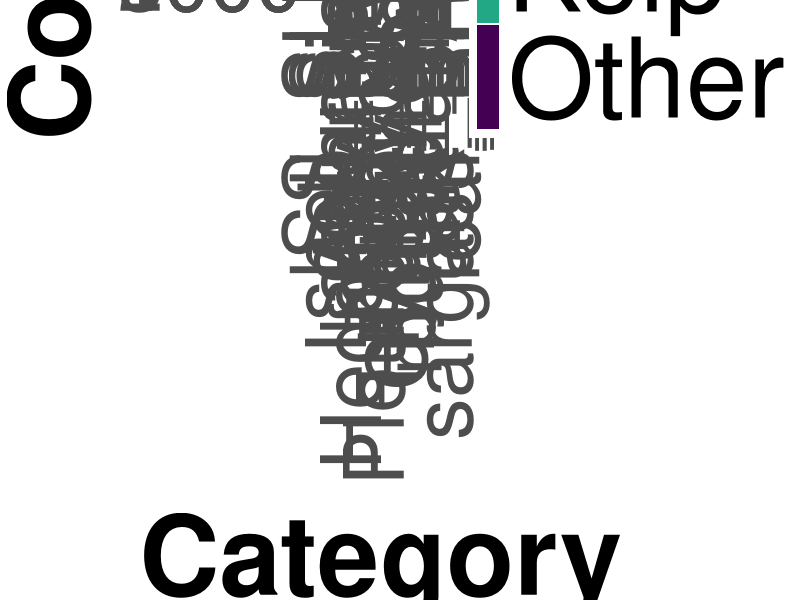
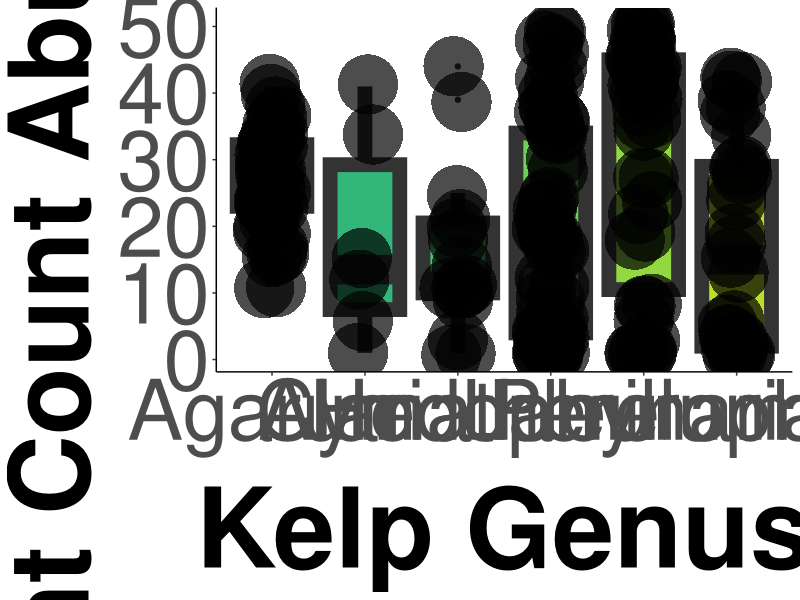
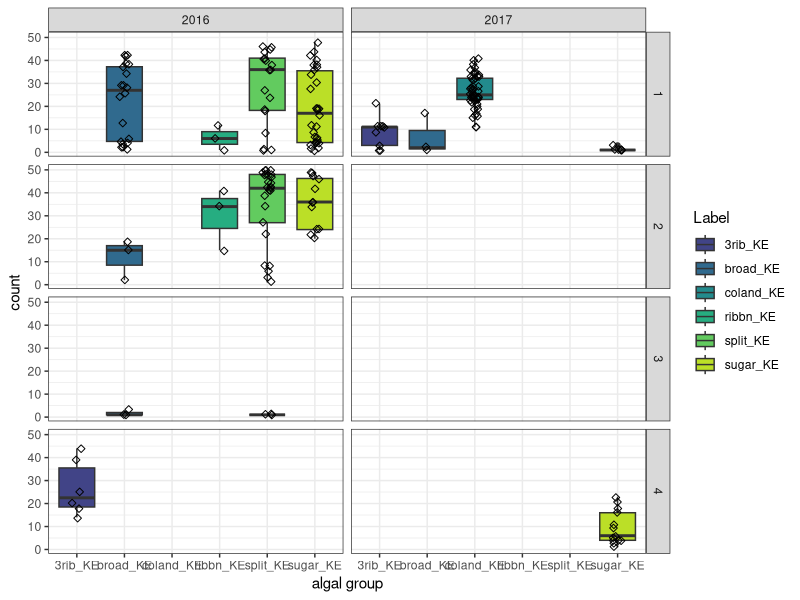
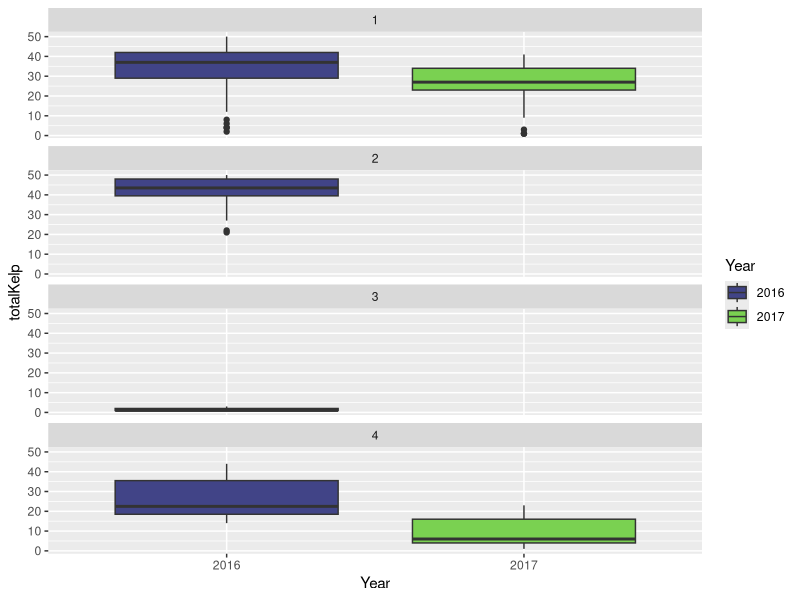
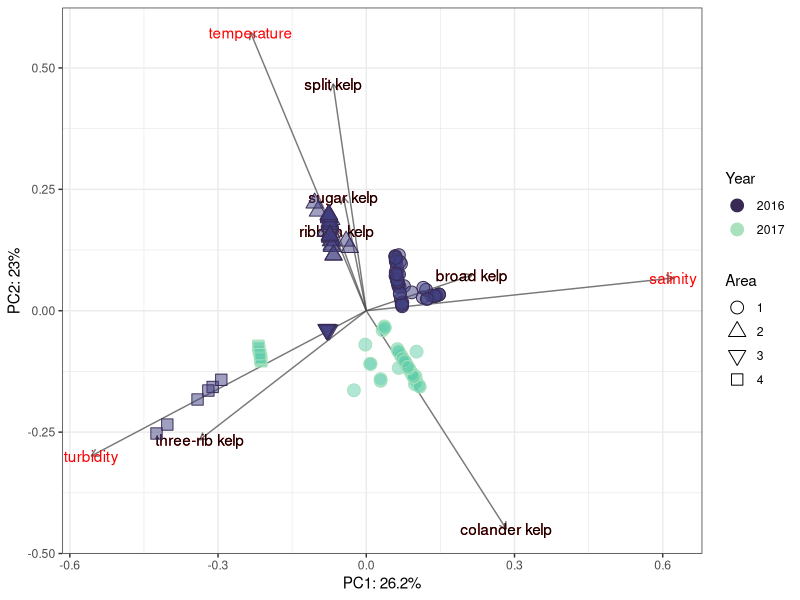
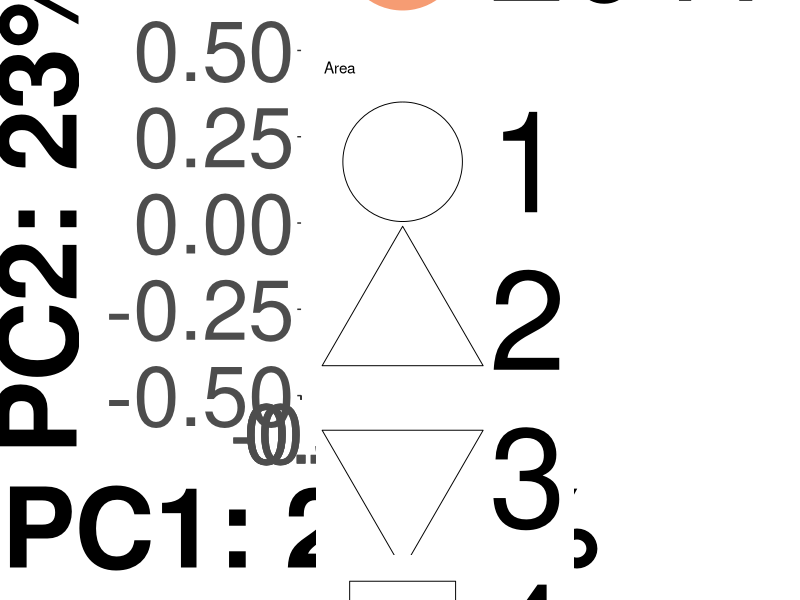
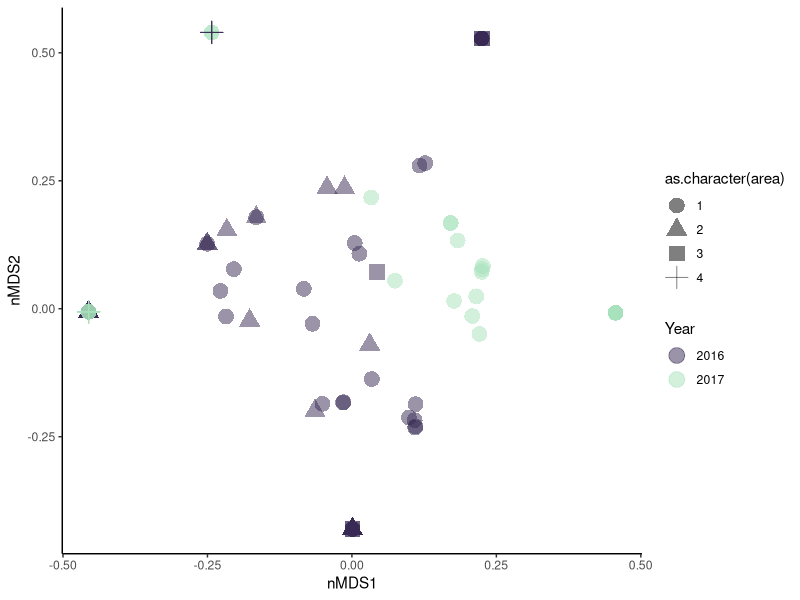
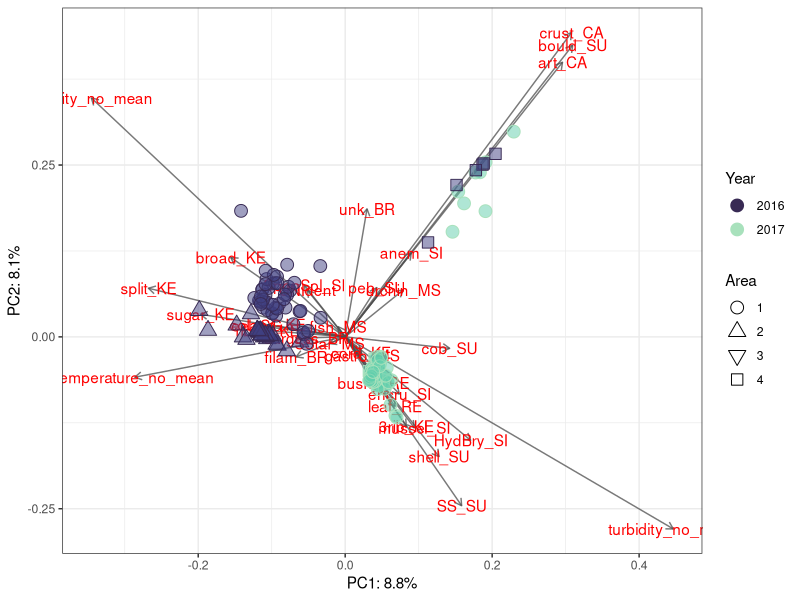

The R source for these figures, in order:
#+++++++++++++++++++++++++++++++++++++++++++++++++++++++++++++++++++++++++++++++
#                                                                             ##
# Coralnet Analysis                                                           ##
# Script created 202311-16                                                    ##
# Data source: Kasitsna Bay Lab - NOAA                                        ##
# R code prepared by Ross Whippo                                              ##
# Last updated 2023-11-23                                                     ##
#                                                                             ##
#+++++++++++++++++++++++++++++++++++++++++++++++++++++++++++++++++++++++++++++++

# SUMMARY:
# Code to analyze drop photo video still extracted from two years of footage
# in Kachemak Bay Alaska. Work for Abby Mish's Semester By the Bay Internship 

# Required Files (check that script is loading latest version):
# coralnetdata.csv

# Associated Scripts:
# FILE.R

# TO DO 

#+++++++++++++++++++++++++++++++++++++++++++++++++++++++++++++++++++++++++++++++
# TABLE OF CONTENTS                                                         ####
#                                                                              +
# LOAD PACKAGES                                                                +
# READ IN AND PREPARE DATA                                                     +
# MANIPULATE DATA                                                              +
#                                                                              +
#+++++++++++++++++++++++++++++++++++++++++++++++++++++++++++++++++++++++++++++++


#+++++++++++++++++++++++++++++++++++++++++++++++++++++++++++++++++++++++++++++++
# LOAD PACKAGES                                                             ####
#+++++++++++++++++++++++++++++++++++++++++++++++++++++++++++++++++++++++++++++++

library(tidyverse)
library(viridis)
library(vegan)
library(ggfortify)

# fuction for "%notin%
`%notin%` <- Negate(`%in%`)

#+++++++++++++++++++++++++++++++++++++++++++++++++++++++++++++++++++++++++++++++
# READ IN AND PREPARE DATA                                                  ####
#+++++++++++++++++++++++++++++++++++++++++++++++++++++++++++++++++++++++++++++++

# Import csv of coralnet annotations
coralnetdataraw <- read_csv("data/photoAnalysis/coralnetdata.csv", 
                                         col_types = cols(Latitude = col_number(), 
                                                          Longitude = col_number()))

# remove NA columns
coralnetdata <- coralnetdataraw %>%
  select_if(~!all(is.na(.))) %>%
  mutate(drop = str_sub(coralnetdataraw$Name, end = -20)) %>%
  mutate(area = case_when(drop == "KBAY_2017_07_13_GOPRO_193_clip_8.mp4" ~ 4,
                          drop == "KBAY_2017_07_13_GOPRO_194_clip_9.mp4" ~ 4,
                          drop == "KBAY_GOPR0_2016_07_20_325_clip-5.mp4" ~ 4,
                          drop == "KBAY_2016_07_14_GOPRO_341_clip-9.mp4" ~ 3,
                          drop == "KBAY_2016_07_13_512_clip-13.mp4" ~ 3,
                          drop == "KBAY_2016_07_13_634_clip-22.mp4" ~ 3,
                          drop == "KBAY_2017_07_12_GOPRO_148_clip_9.mp4" ~ 3,
                          drop == "KBAY_2017_07_12_GOPRO_146_clip_12.mp4" ~ 3,
                          drop == "KBAY_2017_07_12_GOPRO_145_clip_11.mp4" ~ 3,
                          drop == "KBAY_2016_07_10_191_clip-8.mp4" ~ 2,
                          drop == "KBAY_2016_07_10_275_clip-12.mp4" ~ 2,
                          drop == "KBAY_2016_07_10_150_clip-3.mp4" ~ 2,
                          drop == "KBAY_2017_07_18_GOPRO_964_clip_10.mp4" ~ 2,
                          drop == "KBAY_2017_07_19_GOPRO_253_clip_13.mp4" ~ 2,
                          drop == "KBAY_2017_07_19_GOPRO_251_clip_11.mp4" ~ 2,
                          drop == "KBAY_2016_07_11_181_clip-9.mp4" ~ 1,
                          drop == "KBAY_2016_07_11_143_clip-7.mp4" ~ 1,
                          drop == "KBAY_2017_07_15_GOPRO_094_clip_13.mp4" ~ 1,
                          drop == "KBAY_2017_07_15_GOPRO_083_clip_15.mp4" ~ 1,
                          drop == "KBAY_2017_07_15_GOPRO_082_clip_16.mp4" ~ 1))



# labelset from CoralNet
labelset <- read_csv("data/photoAnalysis/KBAY_labelset.csv")
labelset <- labelset %>%
  rename("Label" = "code")

# Import abiotic data
abiotic <- read_csv("data/areaMeans.csv")

# pull out year
coralnetdata$Year <- year(coralnetdata$Date)

# reshape dataset for kelp only PCA and add abiotics
coraltemp <- coralnetdata %>%
  filter(Label %in% c("split_KE", "coland_KE", "sugar_KE", "broad_KE", "3rib_KE", "ribbn_KE"))
coraltemp$seen <- 1
coralnetwide <- coraltemp %>%
  select(Name, drop, Label, area:seen) %>%
  group_by(Name, drop, Label, area, Year) %>%
  summarise(seen = sum(seen)) %>%
  ungroup() %>%
  left_join(abiotic, by = c("area", "Year")) %>%
  select(Name, drop, area, Year, Label, seen, temperature_no_mean:turbidity_no_sd) %>%
  pivot_wider(names_from = Label, values_from = seen, values_fill = 0)

# reshape for all algae and inverts
coraltemp <- coralnetdata
  coraltemp$seen <- 1
coralnetwideALL <- coraltemp %>%
    select(Name, drop, Label, area:seen) %>%
    group_by(Name, drop, Label, area, Year) %>%
    summarise(seen = sum(seen)) %>%
    ungroup() %>%
    left_join(abiotic, by = c("area", "Year")) %>%
    select(Name, drop, area, Year, Label, seen, temperature_no_mean:turbidity_no_sd) %>%
    pivot_wider(names_from = Label, values_from = seen, values_fill = 0)

#+++++++++++++++++++++++++++++++++++++++++++++++++++++++++++++++++++++++++++++++
# MANIPULATE DATA                                                           ####
#+++++++++++++++++++++++++++++++++++++++++++++++++++++++++++++++++++++++++++++++

# size = 3000 x 5000
# total number of each category observed across all photos
coralnetdata %>%
  filter(Label %notin% c("fish_MS",
                      "eel_SG",
                      "SStar_MS",
                      "urchin_MS",
                      "UNIdent",
                      "bushy_RE",
                      "anem_SI",
                      "cord_KE",
                      "encru_SI",
                      "gastro_MS",
                      "SponSol_SI")) %>%
  mutate(Category = case_when(Label == "sugar_KE" ~ "Hedophyllum",
                              Label == "split_KE" ~ "Laminaria",
                              Label == "broad_KE" ~ "Pleurophycus",
                              Label == "3rib_KE" ~ "Cymathere",
                              Label == "coland_KE" ~ "Agarum",
                              Label == "ribbn_KE" ~ "Alaria",
                              TRUE ~ Label)) %>%
  mutate(Group = case_when(Category %in% c("Hedophyllum",
                                        "Laminaria",
                                        "Pleurophycus",
                                        "Cymathere",
                                        "Agarum",
                                        "Alaria") ~ "Kelp",
                           TRUE ~ "Other")) %>%
ggplot(aes(x = forcats::fct_infreq(Category), fill = Group)) +
  geom_bar() +
  theme_classic() +
  scale_fill_viridis(discrete = TRUE, option = "D", begin = 0.6, end = 0) +
  labs(x="Category", y="Count") +
  theme(axis.text.x = element_text(angle = 90, vjust = 0.5, hjust=1)) +
  theme(axis.text=element_text(size=60),
      axis.title=element_text(size=80,face="bold"),
      legend.text=element_text(size=80),
      legend.title = element_text(size = 60)) + 
  theme(axis.title.x = element_text(margin = margin(t = 20)))


# size 5000 x 4000
# mean amount of kelp detected per photo
coralnetdata %>%
  filter(Label %in% c("split_KE", "coland_KE", "sugar_KE", "broad_KE", "3rib_KE", "ribbn_KE")) %>%
  mutate(Category = case_when(Label == "sugar_KE" ~ "Hedophyllum",
                              Label == "split_KE" ~ "Laminaria",
                              Label == "broad_KE" ~ "Pleurophycus",
                              Label == "3rib_KE" ~ "Cymathere",
                              Label == "coland_KE" ~ "Agarum",
                              Label == "ribbn_KE" ~ "Alaria",
                              TRUE ~ Label)) %>%
  group_by(Name, Category) %>%
  count(Category) %>%
ggplot(aes(x = Category, y = n, fill = Category)) +
  geom_boxplot(lwd = 5) +
  scale_fill_viridis(discrete = TRUE, option = "D", begin = 0.6, end = 0.9) +
  geom_jitter(width = 0.1, shape = 16, size = 20, alpha = 0.7) +
  labs(x = "Kelp Genus", y = "Point Count Abundance")  +
  theme_classic() +
  theme(legend.position="none") +
  theme(axis.text=element_text(size=60),
        axis.title=element_text(size=80,face="bold")) + 
  theme(axis.title.x = element_text(margin = margin(t = 20)))


# total kelp cover by area
coralnetdata %>%
  filter(Label %in% c("split_KE", "coland_KE", "sugar_KE", "broad_KE", "3rib_KE", "ribbn_KE")) %>%
  group_by(Name, Label, area, Year) %>%
  count(Label) %>%
  summarise(kelp = sum(n)) %>%
  ggplot(aes(x = Label, y = kelp)) +
  geom_boxplot(aes(fill = Label)) +
  scale_fill_viridis(discrete = TRUE, option = "D", begin = 0.2, end = 0.9) +
  geom_jitter(width = 0.1, shape = 5) +
  labs(x = "algal group", y = "count") +
  theme_bw() +
  facet_grid(area~Year)

# total kelp observed per area per year
coralnetwide %>%
  mutate(totalKelp = rowSums(across(c(split_KE:`3rib_KE`)))) %>%
  mutate(Year = as.character(Year)) %>%
  ggplot() +
  geom_boxplot(aes(x = Year, y = totalKelp, fill = Year)) +
  scale_fill_viridis(discrete = TRUE, begin = 0.2, end = 0.8) +
  facet_wrap(.~area, nrow = 4, ncol = 1)
  




############### PCA OF KELP PREVALENCE AND ABIOTIC PARAMETERS

kelpValues <- coralnetwide[11:16]

# drop site and area
adonis2(kelpValues ~ drop + area, data = coralnetwide, method = 'altGower', na.rm = TRUE)


# run PCA
PCA_results <-  rda(coralnetwide[,c(11:16, 5, 7, 9)], scale = TRUE)
# check that axes are above the mean (per Numerical Ecology)
ev <- PCA_results$CA$eig

# extract PCA coordinates
uscores <- data.frame(PCA_results$CA$u)
uscores1 <- inner_join(rownames_to_column(coralnetwide), rownames_to_column(data.frame(uscores)), by = "rowname")
vscores <- data.frame(PCA_results$CA$v)
# extract explanatory percentages
PCA_summary <- summary(PCA_results)
PCA_import <- as.data.frame(PCA_summary[["cont"]][["importance"]])
var_explained <- PCA_import[2, 1:2]

rownames(vscores) <- c("split kelp", "sugar kelp", "broad kelp",
                       "ribbon kelp", "colander kelp", "three-rib kelp",
                       "temperature", "salinity", "turbidity")

# make final ggplot figure (Points scaled by 1.5)
ggplot(uscores1) + 
  scale_fill_viridis(discrete = TRUE, option = "G", begin = 0.3, end = 0.8, guide = guide_legend(title = "Year"), alpha = 0.5) +
  scale_color_viridis(discrete = TRUE, option = "G", begin = 0.2, end = 0.9, guide = guide_legend(title = "Year"))  +
  geom_segment(data = vscores, aes(x = 0, y = 0, xend = PC1, yend = PC2), arrow=arrow(length=unit(0.2,"cm")),
               alpha = 0.75, color = 'grey30') +
  geom_text(data = vscores, aes(x = PC1, y = PC2, label = rownames(vscores)),
            col = 'red') +
  geom_text(data = vscores[1:6,], aes(x = PC1, y= PC2, label = rownames(vscores[1:6,])),
            col = "black") +
  geom_point(aes(x = PC1*1.5, y = PC2*1.5, fill = as.character(Year), color = as.character(Year),
                 shape = as.character(area)), size = 4) +
  scale_shape_manual(values = c(21, 24, 25, 22)) +
  labs(shape = "Area") +
  theme_bw() +
  theme(strip.text.y = element_text(angle = 0)) +
  labs(x=paste0("PC1: ",round(var_explained[1]*100,1),"%"),
       y=paste0("PC2: ",round(var_explained[2]*100,1),"%"))





# HIGH RESOLUTION IMAGE
# EXPORT AS 5000 X 4000

# make final ggplot figure (Points scaled by 1.5)
ggplot(uscores1) + 
  scale_fill_viridis(discrete = TRUE, option = "F", begin = 0.5, end = 0.7, guide = guide_legend(title = "Year"), alpha = 0.5) +
  scale_color_viridis(discrete = TRUE, option = "F", begin = 0.4, end = 0.8, guide = guide_legend(title = "Year"))  +
  geom_point(aes(x = PC1*1.5, y = PC2*1.5, fill = as.character(Year), color = as.character(Year),
                 shape = as.character(area)), size = 40) +
  geom_segment(data = vscores, aes(x = 0, y = 0, xend = PC1, yend = PC2), arrow=arrow(length=unit(2,"cm")),
               alpha = 0.75, color = 'grey30', size = 5) +
  geom_text(data = vscores, aes(x = PC1, y = PC2, label = rownames(vscores)),
            col = 'red', size = 30) +
  geom_text(data = vscores[1:6,], aes(x = PC1, y= PC2, label = rownames(vscores[1:6,])),
            col = "black", size = 30) +
  scale_shape_manual(values = c(21, 24, 25, 22)) +
  labs(shape = "Area") +
  theme_bw() +
  theme(strip.text.y = element_text(angle = 0)) +
  labs(x=paste0("PC1: ",round(var_explained[1]*100,1),"%"),
       y=paste0("PC2: ",round(var_explained[2]*100,1),"%")) +
  theme(axis.text=element_text(size=60),
        axis.title=element_text(size=80,face="bold"),
        legend.text=element_text(size=100))

################### nMDS

# run the nMDS
kelp_mds <- metaMDS(kelpValues, distance = "altGower")
# extract the 'points' from the nMDS that you will plot in ggplot2
kelp_mds_points <- kelp_mds$points
# turn those plot points into a dataframe that ggplot2 can read
kelp_mds_points <- data.frame(kelp_mds_points)
# join your plot points with your summed species observations from each habitat type
plot_data <- data.frame(kelp_mds_points, coralnetwide[,c(3,4)])



# run the ggplot
ggplot(plot_data, aes(x=MDS1, y=MDS2, 
                            color = as.character(Year))) +  
  labs(x = "nMDS1", y = "nMDS2") +
  theme_classic() + 
  geom_point(size = 5, aes(shape = as.character(area)), alpha = 0.5) + 
  scale_color_viridis(discrete = TRUE, begin = 0.2, end = 0.9, option = "G", name = "Year") 


# MAKE CSV FOR ARCMAP
dropArc <- coralnetdataraw %>%
  select_if(~!all(is.na(.))) %>%
  mutate(drop = str_sub(coralnetdataraw$Name, end = -20)) %>%
  select(drop, Date, Latitude, Longitude)
dropArc$YY <- year(dropArc$Date)
dropArc <- dropArc %>%
  distinct()

write_csv(dropArc, "data/drops.csv")



############### PCA OF ALL LABEL PREVALENCE AND ABIOTIC PARAMETERS

allValues <- coralnetwideALL[11:40]

# drop site and area
adonis2(allValues ~ drop + area, data = coralnetwideALL, method = 'altGower', na.rm = TRUE)


# run PCA
PCA_results <-  rda(coralnetwideALL[,c(11:40, 5, 7, 9)], scale = TRUE)
# check that axes are above the mean (per Numerical Ecology)
ev <- PCA_results$CA$eig

# extract PCA coordinates
uscores <- data.frame(PCA_results$CA$u)
uscores1 <- inner_join(rownames_to_column(coralnetwide), rownames_to_column(data.frame(uscores)), by = "rowname")
vscores <- data.frame(PCA_results$CA$v)
# extract explanatory percentages
PCA_summary <- summary(PCA_results)
PCA_import <- as.data.frame(PCA_summary[["cont"]][["importance"]])
var_explained <- PCA_import[2, 1:2]

# make final ggplot figure (Points scaled by 1.5)
ggplot(uscores1) + 
  scale_fill_viridis(discrete = TRUE, option = "G", begin = 0.3, end = 0.8, guide = guide_legend(title = "Year"), alpha = 0.5) +
  scale_color_viridis(discrete = TRUE, option = "G", begin = 0.2, end = 0.9, guide = guide_legend(title = "Year"))  +
  geom_segment(data = vscores, aes(x = 0, y = 0, xend = PC1, yend = PC2), arrow=arrow(length=unit(0.2,"cm")),
               alpha = 0.75, color = 'grey30') +
  geom_text(data = vscores, aes(x = PC1, y = PC2, label = rownames(vscores)),
            col = 'red') +
  geom_point(aes(x = PC1*1.5, y = PC2*1.5, fill = as.character(Year), color = as.character(Year),
                 shape = as.character(area)), size = 4) +
  scale_shape_manual(values = c(21, 24, 25, 22)) +
  labs(shape = "Area") +
  theme_bw() +
  theme(strip.text.y = element_text(angle = 0)) +
  labs(x=paste0("PC1: ",round(var_explained[1]*100,1),"%"),
       y=paste0("PC2: ",round(var_explained[2]*100,1),"%"))


################### nMDS

# run the nMDS
kelp_mds <- metaMDS(kelpValues, distance = "altGower")
# extract the 'points' from the nMDS that you will plot in ggplot2
kelp_mds_points <- kelp_mds$points
# turn those plot points into a dataframe that ggplot2 can read
kelp_mds_points <- data.frame(kelp_mds_points)
# join your plot points with your summed species observations from each habitat type
plot_data <- data.frame(kelp_mds_points, coralnetwide[,c(3,4)])



# run the ggplot
ggplot(plot_data, aes(x=MDS1, y=MDS2, 
                      color = as.character(Year))) +  
  labs(x = "nMDS1", y = "nMDS2") +
  theme_classic() + 
  geom_point(size = 5, aes(shape = as.character(area)), alpha = 0.5) + 
  scale_color_viridis(discrete = TRUE, begin = 0.2, end = 0.9, option = "G", name = "Year") 


####
#<<<<<<<<<<<<<<<<<<<<<<<<<<END OF SCRIPT>>>>>>>>>>>>>>>>>>>>>>>>#

# SCRATCH PAD ####


coralnetdata$drop %>%
  setdiff(dropArc$drop)
unique(coralnetdata$drop)

coraltemp %>%
  select(area, Year) %>%
  unique()


test <- coralnetdata %>%
  filter(drop == "KBAY_2017_07_12_GOPRO_148_clip_9.mp4")
unique(test$Label)

test <- coralnetdata %>%
  filter(area %in% c(2,3) & Year == "2017")
unique(test$Label)
